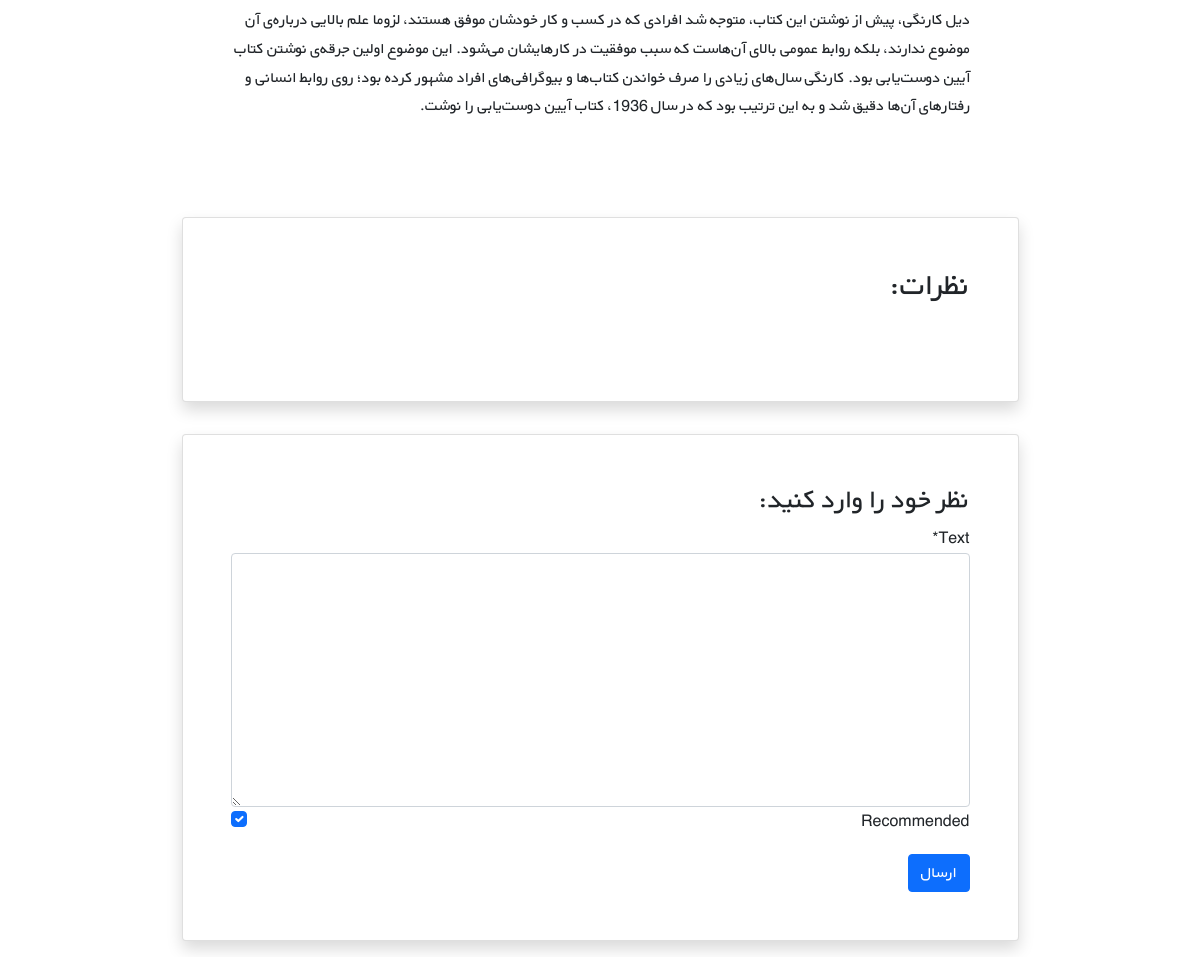
The page /books/7/ (lower part) on the database as committed earlier.
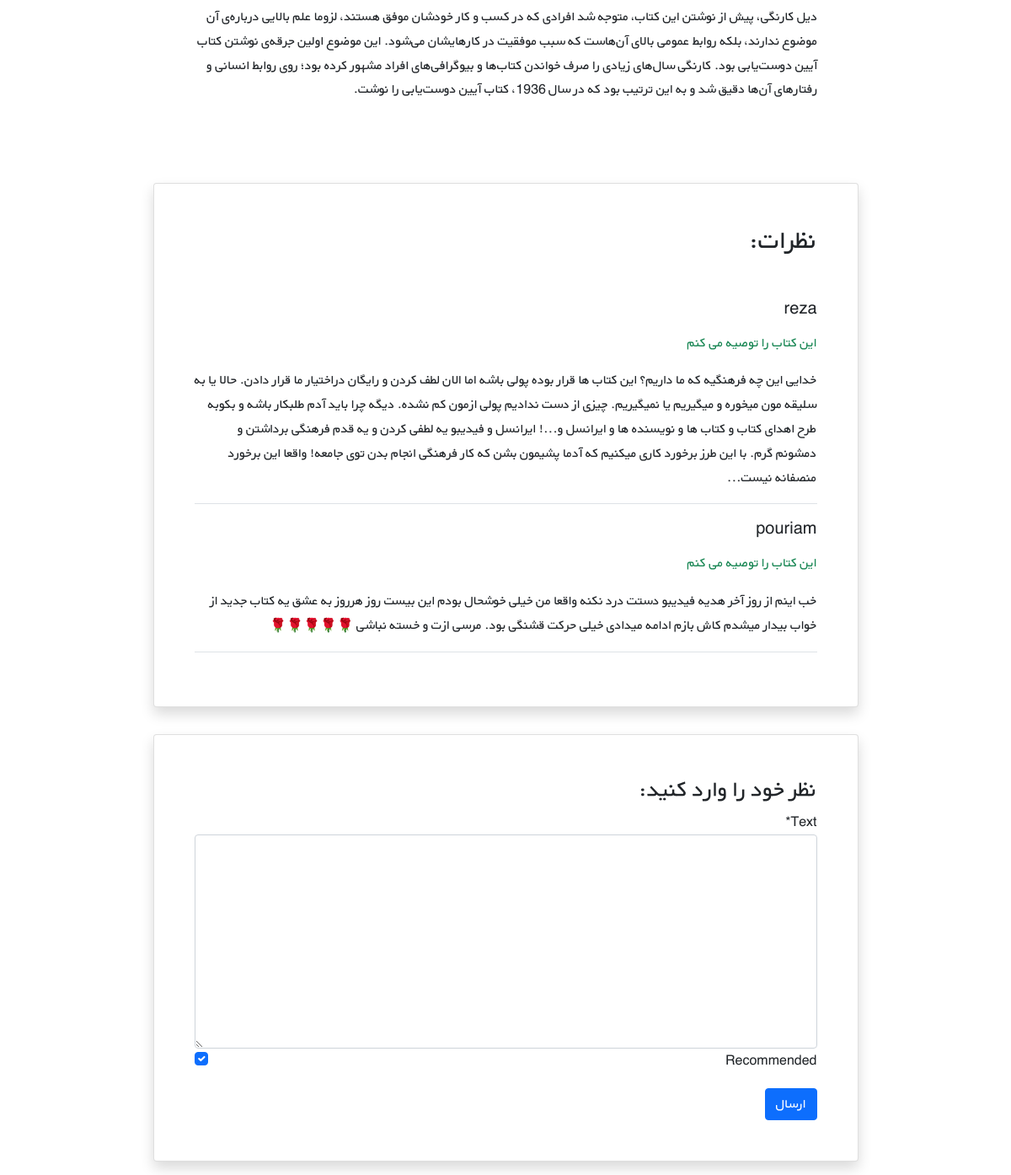
The same page on the database as committed later.
### books/models.py (models this page shows, shortened)
class Comment(models.Model):
    user = models.ForeignKey(get_user_model(), on_delete=models.CASCADE)
    book = models.ForeignKey(Book, on_delete=models.CASCADE, related_name='comments')
    text = models.TextField()
    is_active = models.BooleanField(default=True)
    recommended = models.BooleanField(default=True)
    datetime_created = models.DateTimeField(auto_now_add=True)

### accounts/models.py (models this page shows)
class CustomUser(AbstractUser):
    age = models.PositiveIntegerField(null=True, blank=True)

### books/views.py (the view)
# urls.py: path('<int:pk>/', views.book_detail_view, name='book_detail'),
def book_detail_view(request, pk):
    book = get_object_or_404(Book, pk=pk)
    book_comments = book.comments.all()
    if request.method == 'POST':
        comment_form = CommentForm(request.POST)
        if comment_form.is_valid():
            new_comment = comment_form.save(commit=False)
            new_comment.book = book
            new_comment.user = request.user
            new_comment.save()
            comment_form = CommentForm()
    else:
        comment_form = CommentForm()
    return render(request, 'books/book_detail.html',
                  {'book': book, 'comments': book_comments, 'comment_from': comment_form})

### books/forms.py
class CommentForm(forms.ModelForm):
    class Meta:
        model = Comment
        fields = ('text', 'recommended', )

### books/templates/books/book_detail.html (shortened to what this page needs)
{% extends '_base.html' %}
{% load crispy_forms_tags %}
{% load crispy_forms_filters %}
{% block content %}
    <div class="container mt-5" dir="rtl">
    <div class="">
        <div class="">
            <div class="d-flex justify-content-center">
                <div class="my-3 p-5 w-sm-75 w-100">
                    {{ book.content|linebreaks }}
                </div>
            </div>
            <div class="d-flex justify-content-center">
                <div class="card shadow my-3 p-5 w-sm-75 w-100">
                    <h2 class="mb-5">نظرات:</h2>
                    {% for comment in comments %}
                        {% if comment.is_active %}
                            <div class="border-bottom mb-3">
                            <h5 class="mb-3">{{ comment.user.username }}</h5>
                            {% if comment.recommended %}
                                <p class="text-success">این کتاب را توصیه می کنم</p>
                            {% else %}
                                <p class="text-danger">این کتاب را توصیه نمی کنم</p>
                            {% endif %}
                            <p>{{ comment.text|linebreaks }}</p>
                        {% endif %}
                    </div>
                    {% endfor %}
                </div>
            </div>
            <div class="d-flex justify-content-center">
                <div class="card shadow my-3 p-5 w-sm-75 w-100">
                    <h3>نظر خود را وارد کنید:</h3>
                    <form method="POST">
                        {{ comment_from|crispy }}
                        <button type="submit" class="btn btn-primary mt-3">ارسال</button>
                    </form>
                </div>
            </div>
        </div>
    </div>
</div>
{% endblock %}

Rows that differ between the two databases and show on the page:
added Comment: user.username "reza", recommended "این کتاب را توصیه می کنم", text "خدایی این چه فرهنگیه که ما داریم؟ این کتاب ها قرار بوده پولی باشه اما الان لطف کردن و رایگان دراختیار ما قرار دادن. حالا یا به سلیقه مون میخوره و میگیریم یا نمیگیریم. چیزی از دست ندادیم پولی ازمون کم نشده. دیگه چرا باید آدم طلبکار باشه و بکوبه طرح اهدای کتاب و کتاب ها و نویسنده ها و ایرانسل و...! ایرانسل و فیدیبو یه لطفی کردن و یه قدم فرهنگی برداشتن و دمشونم گرم. با این طرز برخورد کاری میکنیم که آدما پشیمون بشن که کار فرهنگی انجام بدن توی جامعه! واقعا این برخورد منصفانه نیست..."
added Comment: user.username "pouriam", recommended "این کتاب را توصیه می کنم", text "خب اینم از روز آخر هدیه فیدیبو دستت درد نکنه واقعا من خیلی خوشحال بودم این بیست روز هرروز به عشق یه کتاب جدید از خواب بیدار میشدم کاش بازم ادامه میدادی خیلی حرکت قشنگی بود. مرسی ازت و خسته نباشی 🌹🌹🌹🌹🌹"
